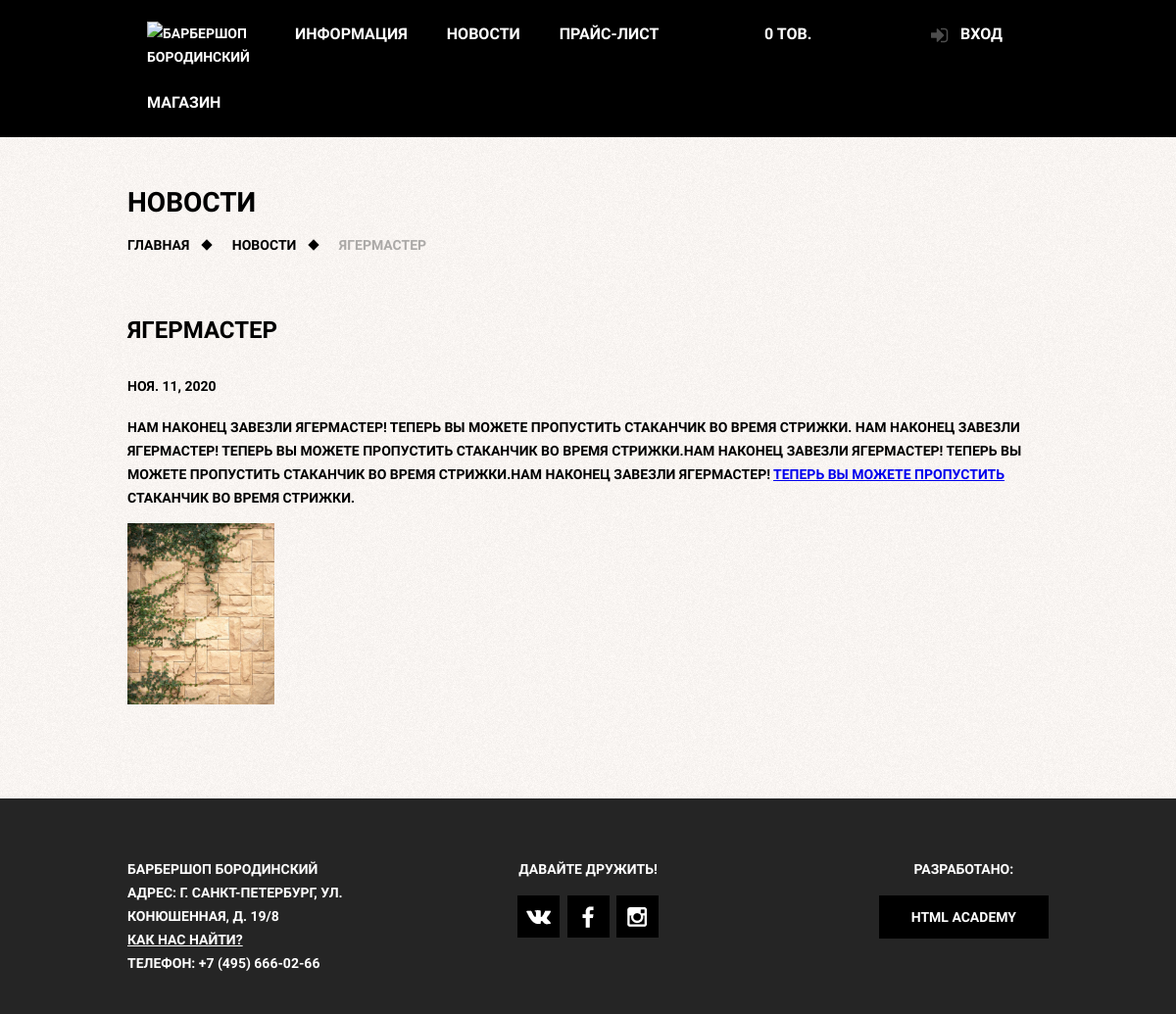
The app's page /news/yagermaster/, older data.
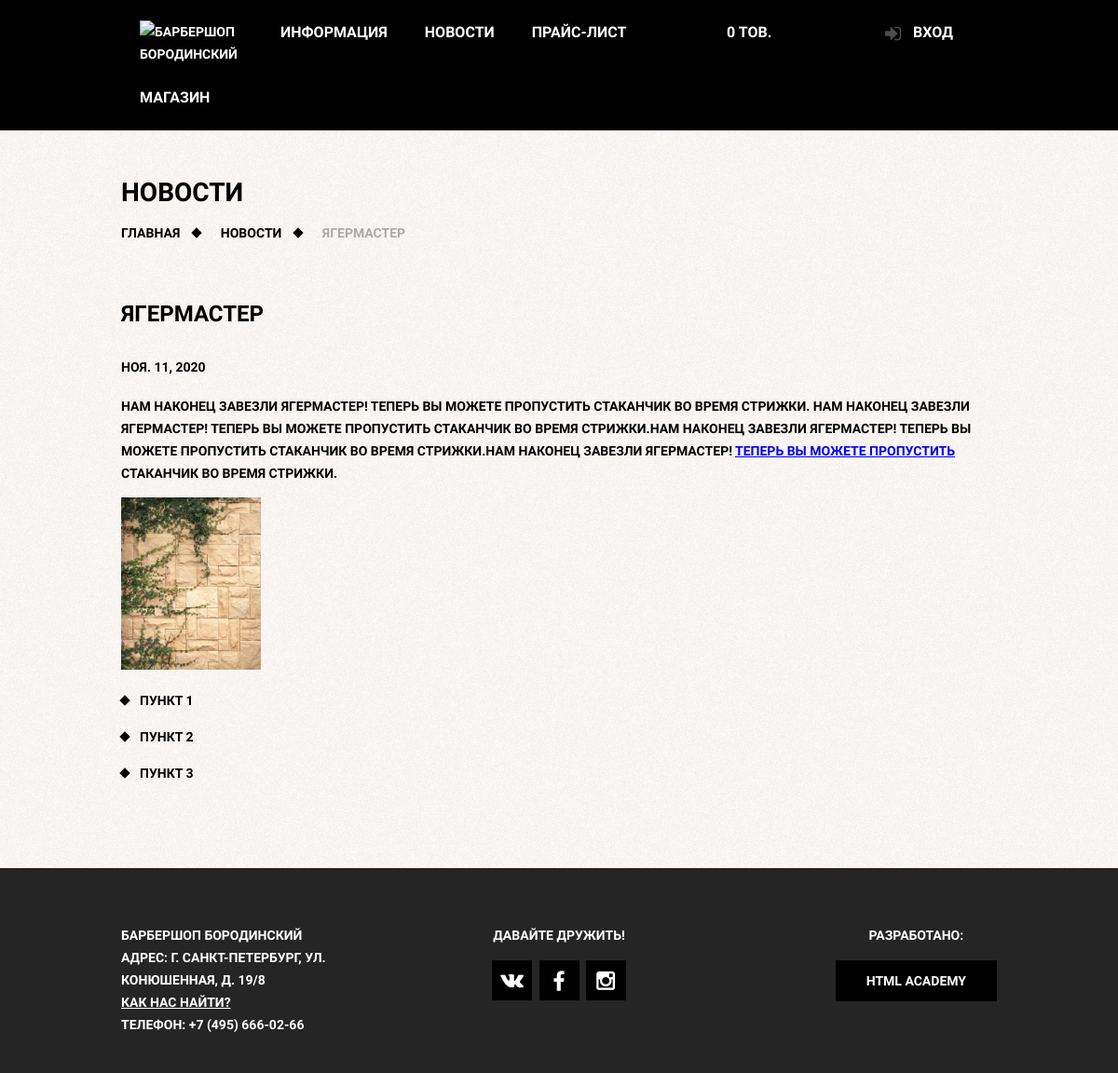
The same page, newer data.
### barber_app/models.py (models this page shows, shortened)
class News(models.Model):
	title = models.CharField(max_length=250, db_index=True)
	slug = models.SlugField(max_length=250, unique=True)
	body = RichTextUploadingField(blank=True, null=True)
	date = models.DateField()
	class Meta:
		ordering = ['-date']

### barber_app/views.py (the view)
# urls.py: path('news/<str:slug>/', NewsDetail.as_view(), name='news_page_url'),
class NewsDetail(View):
	def get(self, request, slug):
		news = get_object_or_404(News, slug__iexact=slug)
		return render(request, 'barber_app/news_detail.html', {'news': news})

### barber_app/cart.py (called while the page is built)
	def __len__(self):
		return sum(item['quantity'] for item in self.cart.values())

### barber_app/context_processors.py (called while the page is built)
def cart(request):
	return {'cart': Cart(request)}

def loginform(request):
	return {'form': LoginForm}

### barber_app/templates/barber_app/news_detail.html (shortened to what this page needs)
{% extends 'barber_app/barber_base.html' %}
{% load static %}
{% block bodyclass%}
	class="inner-page"
{% endblock %}
{% block content %}
    <h1 class="inner-page-title">
        Новости
    </h1>
    <ul class="breadcrumbs">
        <li><a href="{% url 'main_page_url' %}">Главная</a></li>
        <li><a href="{% url 'all_news_url' %}">Новости</a></li>
		<li class="current">{{ news.title }}</li>
    </ul>
    <div class="inner-content">
		<div class="inner-columns clearfix">
			<h2>{{ news.title }}</h2>
			<h4>{{ news.date }}</h4>
			<p>{% autoescape off %}{{ news.body }}{% endautoescape %}</p>
		</div>
    </div>
{% endblock %}

Row changes from the older to the newer data that the page shows:
changed News "ЯГЕРМАСТЕР": body "…СТАКАНЧИК ВО ВРЕМЯ СТРИЖКИ." → "…СТАКАНЧИК ВО ВРЕМЯ СТРИЖКИ. ПУНКТ 1 ПУНКТ 2 ПУНКТ 3"
